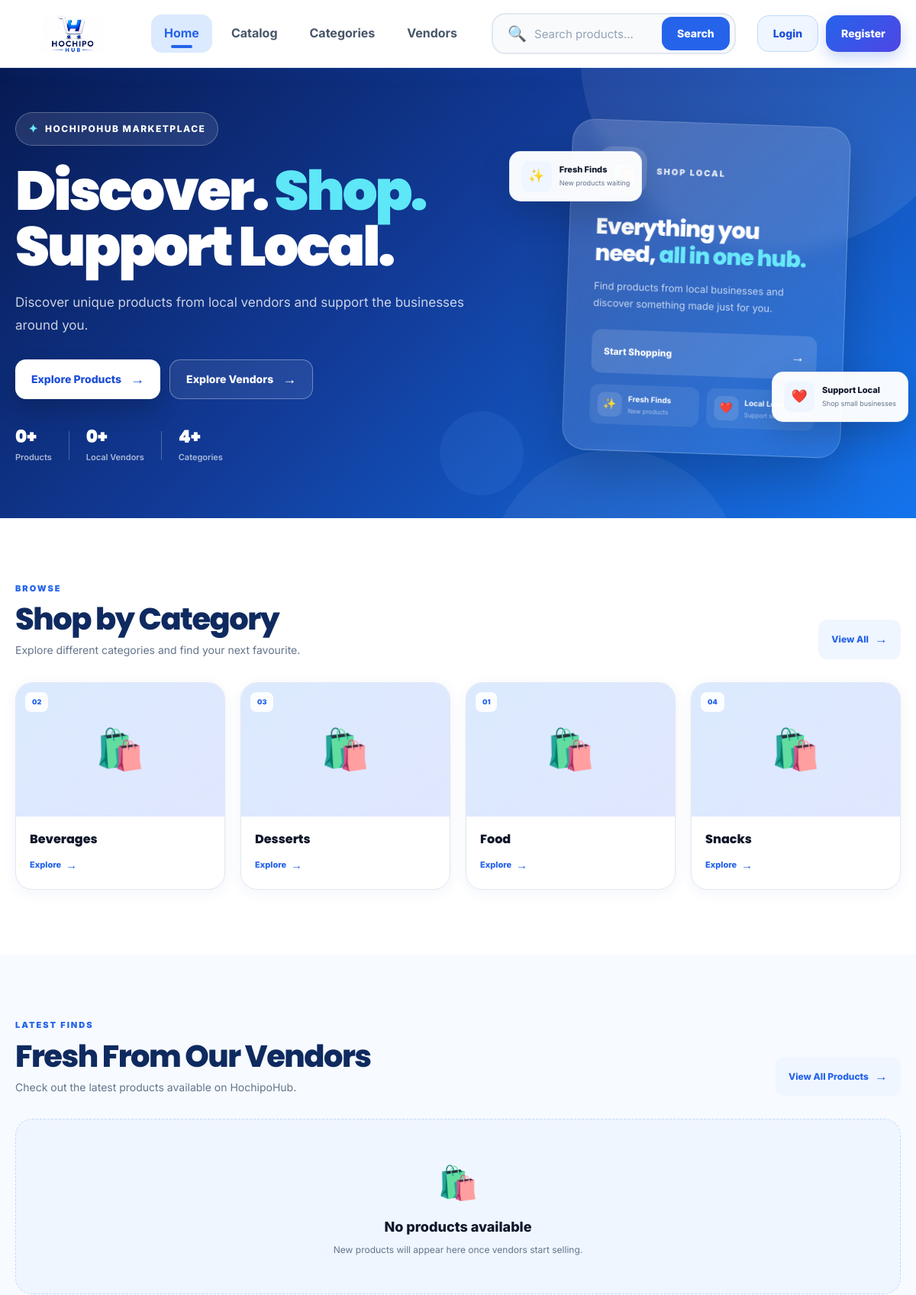
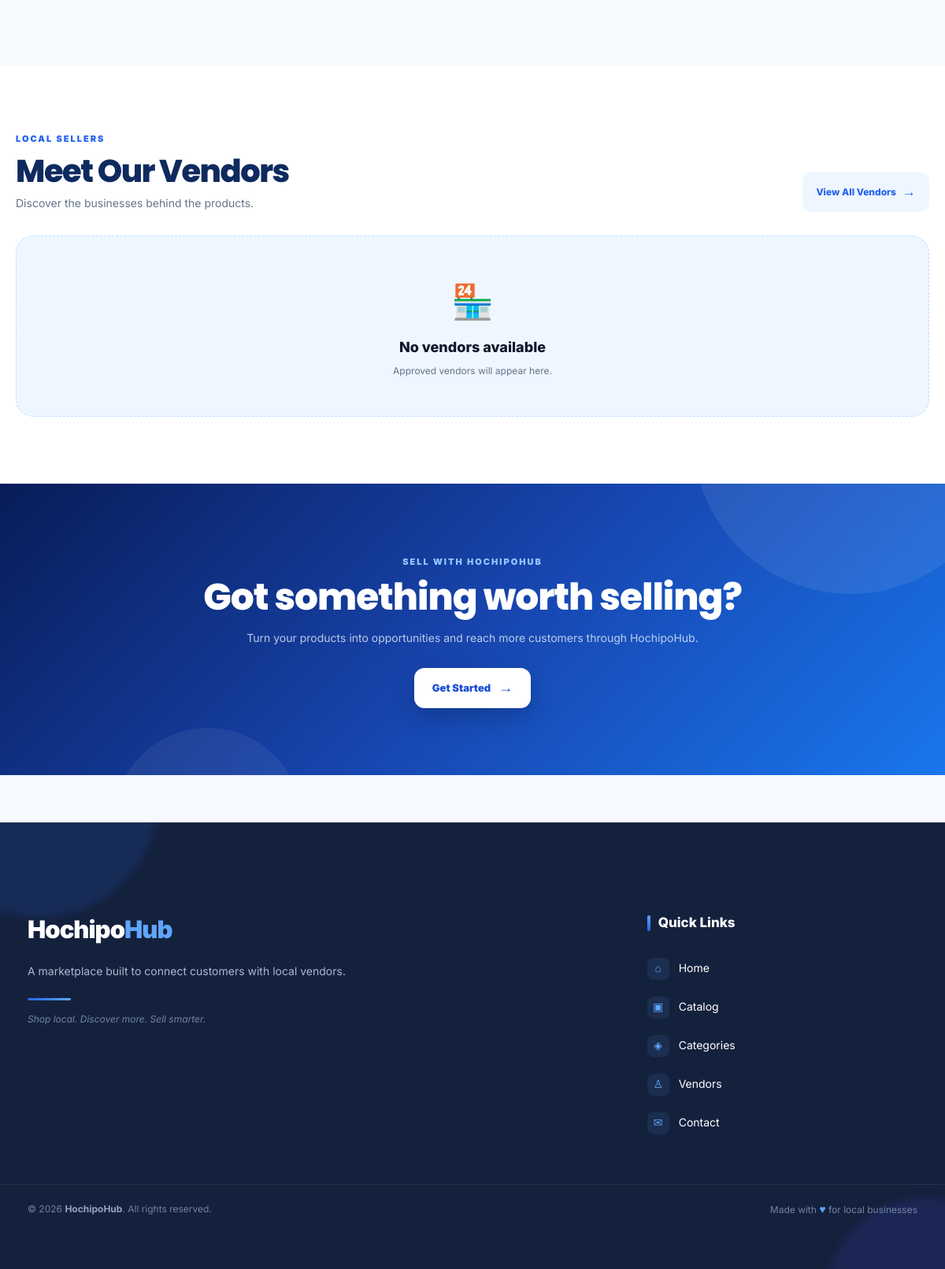
The page / on the database its author committed (2 pictures, top to bottom).
### tables this page shows
CREATE TABLE IF NOT EXISTS categories (
    category_id INT AUTO_INCREMENT PRIMARY KEY,

    category_name VARCHAR(100) NOT NULL UNIQUE,

    category_image VARCHAR(255) NULL,

    created_at DATETIME NOT NULL
        DEFAULT CURRENT_TIMESTAMP

);

### index.php (the view, shortened to what the rows shown need)
<?php
require_once __DIR__ . '/includes/header.php';
$db = null;
if (!$db) {
    if (function_exists('getDB')) {
        $db = getDB();
    }
}
$categories = [];
if ($db instanceof PDO) {
    try {
        $stmt = $db->query("
            SELECT
                category_id,
                category_name,
                category_image
            FROM categories
            ORDER BY category_name ASC
            LIMIT 8
        ");
        $categories = $stmt->fetchAll(PDO::FETCH_ASSOC);
    } catch (Throwable $e) {
        $categories = [];
    }
}
?>
<div class="home-page">
    <section class="home-hero">
        <div class="container">
            <div class="home-hero-content">
                <h1>
                    Discover.
                    <span>Shop.</span>
                    Support Local.
                </h1>
            </div>
            <div class="home-hero-visual">
                <div class="home-hero-main-card">
                    <h2>
                        Everything you need,
                        <span>
                            all in one hub.
                        </span>
                    </h2>
                </div>
            </div>
        </div>
    </section>
    <section class="home-category-section">
        <div class="container">
            <div class="home-section-heading">
                <div>
                    <h2>
                        Shop by Category
                    </h2>
                </div>
            </div>
            <?php if (!empty($categories)): ?>
                <div class="home-category-grid">
                    <?php foreach ($categories as $category): ?>
                        <a
                            href="<?= e(BASE_URL) ?>category.php?id=<?= (int) $category['category_id'] ?>"
                            class="home-category-card"
                        >
                            <div class="home-category-image">
                                <?php if (!empty($category['category_image'])): ?>
                                    <img
                                        src="<?= e(BASE_URL) ?>uploads/products/<?= e(basename($category['category_image'])) ?>"
                                        alt="<?= e($category['category_name']) ?>"
                                    >
                                <?php else: ?>
                                    <div class="home-category-placeholder">
                                        <span>
                                            🛍️
                                        </span>
                                    </div>
                                <?php endif; ?>
                                <div class="home-category-number">
                                    <?= str_pad(
                                        (string) (($category['category_id'] ?? 0)),
                                        2,
                                        '0',
                                        STR_PAD_LEFT
                                    ) ?>
                                </div>
                            </div>
                            <div class="home-category-info">
                                <h3>
                                    <?= e(
                                        $category['category_name']
                                    ) ?>
                                </h3>
                                <span>
                                    Explore
                                    <b>
                                        →
                                    </b>
                                </span>
                            </div>
                        </a>
                    <?php endforeach; ?>
                </div>
            <?php endif; ?>
        </div>
    </section>
    <section class="home-products-section">
        <div class="container">
            <div class="home-section-heading">
                <div>
                    <h2>
                        Fresh From Our Vendors
                    </h2>
                </div>
            </div>
        </div>
    </section>
    <section class="home-vendor-section">
        <div class="container">
            <div class="home-section-heading">
                <div>
                    <h2>
                        Meet Our Vendors
                    </h2>
                </div>
            </div>
        </div>
    </section>
    <section class="home-cta-section">
        <div class="container">
            <div class="home-cta-content">
                <h2>
                    Got something worth selling?
                </h2>
            </div>
        </div>
    </section>
</div>

### rows shown on the page
categories: category_id "02", category_name "Beverages"
categories: category_id "03", category_name "Desserts"
categories: category_id "01", category_name "Food"
categories: category_id "04", category_name "Snacks"

### other values the page prints
$productCount "0"
$vendorCount "0"
$categoryCount "4"
